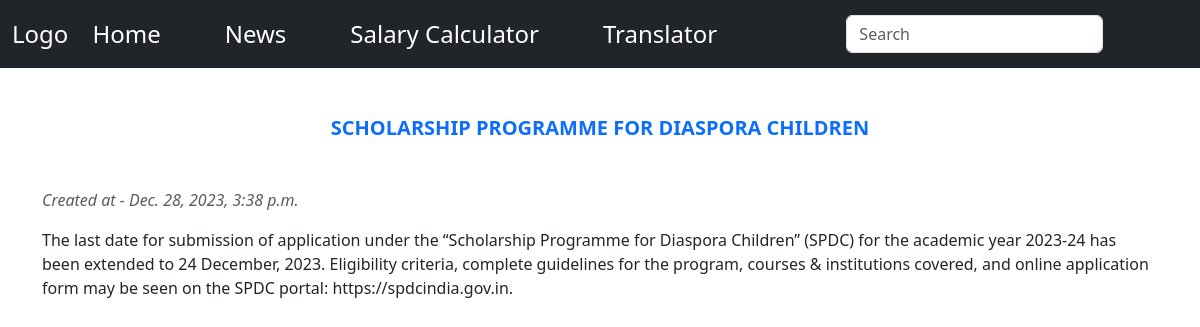
/post/1, run on the app's committed database.
### portal/models.py (models this page shows, shortened)
class Blog(models.Model):
    title = models.CharField(max_length=200)
    body = models.TextField()
    created_at = models.DateTimeField(auto_now_add=True)
    class Meta:
        ordering = ['-created_at']

### portal/views.py (the view)
# urls.py: path('post/<str:pk>', views.post, name="post"),
def post(request, pk):
    post = Blog.objects.get(id=pk)
    return render(request, 'portal/post.html', {'post': post})

### portal/templates/portal/post.html
{% extends "base.html" %}
{% block content %}
<div class="container">
    <div class="mt-5">
            <h5 class="card-header text-uppercase text-center mb-5 fw-bold text-primary">{{post.title}}</h5>
              <p class="text-muted fst-italic">Created at - {{post.created_at}}</p>
              <p class="text-justify text-left mb-3 mt-2">{{post.body}}</p>
        </div>
</div>
{% endblock content %}

### data on the page
Blog: title "SCHOLARSHIP PROGRAMME FOR DIASPORA CHILDREN", created_at "Dec. 28, 2023, 3:38 p.m.", body "The last date for submission of application under the “Scholarship Programme for Diaspora Children” (SPDC) for the academic year 2023-24 has been extended to 24 December, 2023. Eligibility criteria, complete guidelines for the program, courses & institutions covered, and online application form may be seen on the SPDC portal: https://spdcindia.gov.in."
